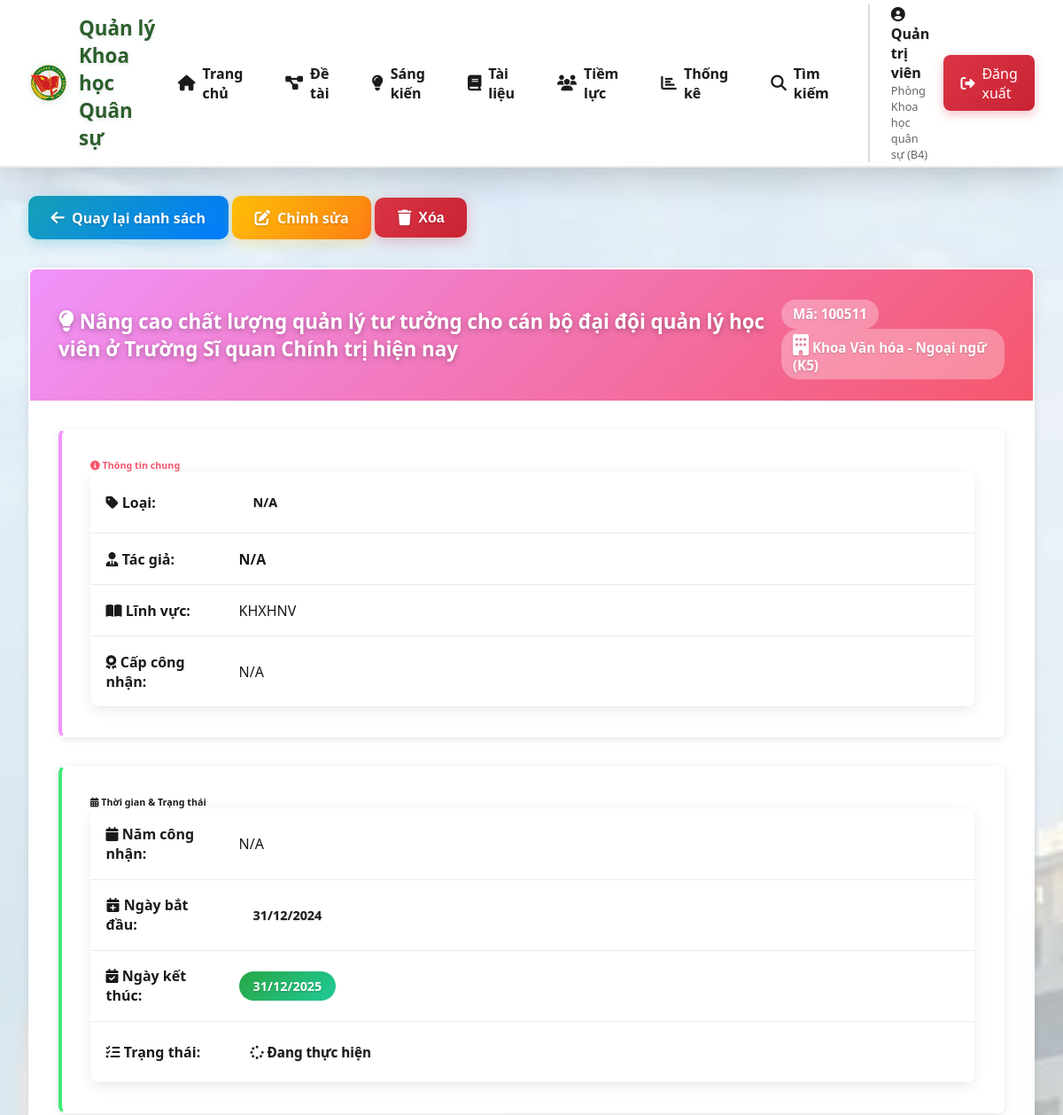
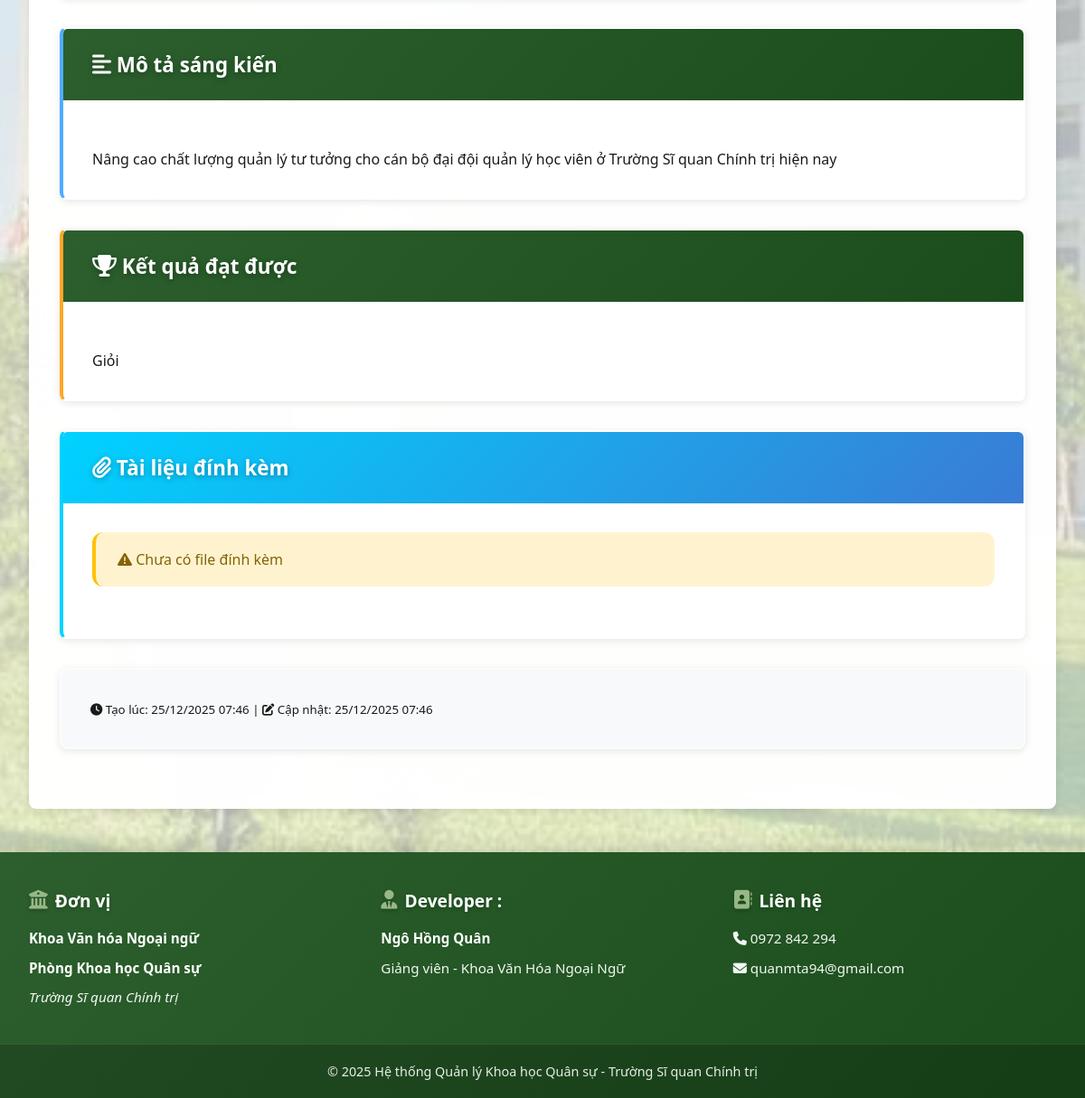
Screenshot of /sangkien/detail/1 (signed in) with the database file from the repository (2 pictures, top to bottom).
### models/__init__.py (models this page shows, shortened)
class User(UserMixin, db.Model):
    __tablename__ = 'users'
    id = db.Column(db.Integer, primary_key=True)
    username = db.Column(db.String(80), unique=True, nullable=False)
    email = db.Column(db.String(120), unique=True, nullable=False)
    password_hash = db.Column(db.String(255), nullable=False)
    full_name = db.Column(db.String(120), nullable=False)
    role = db.Column(db.String(20), default='user')  # admin, manager, user
    don_vi = db.Column(db.String(120))  # Đơn vị của người dùng
    created_at = db.Column(db.DateTime, default=datetime.utcnow)

class SangKien(db.Model):
    __tablename__ = 'sang_kien'
    id = db.Column(db.Integer, primary_key=True)
    ma_sang_kien = db.Column(db.String(50), unique=True, nullable=False)
    ten_sang_kien = db.Column(db.String(255), nullable=False)
    mo_ta = db.Column(db.Text)
    linh_vuc = db.Column(db.String(100))
    chu_nhiem = db.Column(db.String(120), nullable=False)
    don_vi = db.Column(db.String(120))
    cap_do = db.Column(db.String(50))  # Cấp nhà trường, Cấp bộ, Cấp nhà nước
    ngay_bat_dau = db.Column(db.Date)
    ngay_ket_thuc = db.Column(db.Date)
    trang_thai = db.Column(db.String(50), default='Đang thực hiện')
    ket_qua = db.Column(db.Text)
    file_word = db.Column(db.String(255))
    file_word_content = db.Column(db.Text)
    bien_ban_ban = db.Column(db.String(255))
    bien_ban_de_cuong = db.Column(db.String(255))
    bien_ban_nghiem_thu = db.Column(db.String(255))
    file_sau_sua = db.Column(db.String(255))
    created_by = db.Column(db.Integer, db.ForeignKey('users.id'))
    created_at = db.Column(db.DateTime, default=datetime.utcnow)
    updated_at = db.Column(db.DateTime, default=datetime.utcnow, onupdate=datetime.utcnow)
    creator = db.relationship('User', backref='sang_kien_created')
    ban_thanh_vien = db.relationship('BanSangKien', backref='sang_kien', lazy=True, cascade='all, delete-orphan')
    hoi_dong_de_cuong = db.relationship('HoiDongDeCuongSangKien', backref='sang_kien', lazy=True, cascade='all, delete-orphan')
    hoi_dong_nghiem_thu = db.relationship('HoiDongNghiemThuSangKien', backref='sang_kien', lazy=True, cascade='all, delete-orphan')

### routes/main.py (the view)
@main_bp.route('/sangkien/detail/<int:id>')
@login_required
def sangkien_detail(id):
    sangkien = SangKien.query.get_or_404(id)
    return render_template('sangkien/detail.html', sangkien=sangkien)

### templates/sangkien/detail.html (shortened to what this page needs)
{% extends "base.html" %}
{% block content %}
<div style="margin-bottom: 2rem;">
    <a href="{{ url_for('main.sangkien_list') }}" class="btn btn-info">
        <i class="fas fa-arrow-left"></i> Quay lại danh sách
    </a>
    {% if current_user.role == 'admin' or current_user.don_vi == sangkien.don_vi %}
    <a href="{{ url_for('main.sangkien_edit', id=sangkien.id) }}" class="btn btn-warning">
        <i class="fas fa-edit"></i> Chỉnh sửa
    </a>
    <form method="POST" action="{{ url_for('main.sangkien_delete', id=sangkien.id) }}" style="display: inline;"
          onsubmit="return confirm('Bạn có chắc chắn muốn xóa sáng kiến này?');">
        <button type="submit" class="btn btn-danger">
            <i class="fas fa-trash"></i> Xóa
        </button>
    </form>
    {% endif %}
</div>
<div class="card">
    <div class="card-header" style="background: linear-gradient(135deg, #f093fb 0%, #f5576c 100%); color: white;">
        <h4 style="margin: 0;"><i class="fas fa-lightbulb"></i> {{ sangkien.ten_sang_kien }}</h4>
        <div style="margin-top: 0.5rem;">
            <span class="badge" style="background-color: rgba(255,255,255,0.3); font-size: 0.95rem; padding: 0.4rem 0.8rem;">
                Mã: {{ sangkien.ma_sang_kien }}
            </span>
            <span class="badge" style="background-color: rgba(255,255,255,0.3); font-size: 0.95rem; padding: 0.4rem 0.8rem;">
                <i class="fas fa-building"></i> {{ sangkien.don_vi }}
            </span>
        </div>
    </div>
    <div class="card-body">
        <div class="row">
            <div class="col-md-6">
                <div class="card mb-3" style="border-left: 4px solid #f093fb;">
                    <div class="card-body">
                        <h6 style="color: #f5576c;"><i class="fas fa-info-circle"></i> Thông tin chung</h6>
                        <table class="table table-borderless table-sm">
                            <tr>
                                <td style="width: 150px;"><strong><i class="fas fa-tag"></i> Loại:</strong></td>
                                <td>
                                    <span class="badge badge-primary" style="font-size: 0.9rem;">
                                        {{ sangkien.loai or 'N/A' }}
                                    </span>
                                </td>
                            </tr>
                            <tr>
                                <td><strong><i class="fas fa-user-tie"></i> Tác giả:</strong></td>
                                <td><strong class="text-primary">{{ sangkien.tac_gia or 'N/A' }}</strong></td>
                            </tr>
                            <tr>
                                <td><strong><i class="fas fa-book-open"></i> Lĩnh vực:</strong></td>
                                <td>{{ sangkien.linh_vuc or 'N/A' }}</td>
                            </tr>
                            <tr>
                                <td><strong><i class="fas fa-award"></i> Cấp công nhận:</strong></td>
                                <td>
                                    {% if sangkien.cap_cong_nhan %}
                                        <span class="badge badge-warning">{{ sangkien.cap_cong_nhan }}</span>
                                    {% else %}
                                        N/A
                                    {% endif %}
                                </td>
                            </tr>
                        </table>
                    </div>
                </div>
            </div>
            <div class="col-md-6">
                <div class="card mb-3" style="border-left: 4px solid #43e97b;">
                    <div class="card-body">
                        <h6 class="text-success"><i class="fas fa-calendar-alt"></i> Thời gian & Trạng thái</h6>
                        <table class="table table-borderless table-sm">
                            <tr>
                                <td style="width: 150px;"><strong><i class="fas fa-calendar"></i> Năm công nhận:</strong></td>
                                <td>
                                    {% if sangkien.nam_cong_nhan %}
                                        <span class="badge badge-info">{{ sangkien.nam_cong_nhan }}</span>
                                    {% else %}
                                        N/A
                                    {% endif %}
                                </td>
                            </tr>
                            <tr>
                                <td><strong><i class="fas fa-calendar-plus"></i> Ngày bắt đầu:</strong></td>
                                <td>
                                    {% if sangkien.ngay_bat_dau %}
                                        <span class="badge badge-primary">{{ sangkien.ngay_bat_dau.strftime('%d/%m/%Y') }}</span>
                                    {% else %}
                                        N/A
                                    {% endif %}
                                </td>
                            </tr>
                            <tr>
                                <td><strong><i class="fas fa-calendar-check"></i> Ngày kết thúc:</strong></td>
                                <td>
                                    {% if sangkien.ngay_ket_thuc %}
                                        <span class="badge badge-success">{{ sangkien.ngay_ket_thuc.strftime('%d/%m/%Y') }}</span>
                                    {% else %}
                                        N/A
                                    {% endif %}
                                </td>
                            </tr>
                            <tr>
                                <td><strong><i class="fas fa-tasks"></i> Trạng thái:</strong></td>
                                <td>
                                    {% if sangkien.trang_thai == 'Hoàn thành' %}
                                        <span class="badge badge-success" style="font-size: 0.95rem; padding: 0.4rem 0.8rem;">
                                            <i class="fas fa-check-circle"></i> {{ sangkien.trang_thai }}
                                        </span>
                                    {% elif sangkien.trang_thai == 'Đang thực hiện' %}
                                        <span class="badge badge-primary" style="font-size: 0.95rem; padding: 0.4rem 0.8rem;">
                                            <i class="fas fa-spinner"></i> {{ sangkien.trang_thai }}
                                        </span>
                                    {% elif sangkien.trang_thai == 'Chờ duyệt' %}
                                        <span class="badge badge-warning" style="font-size: 0.95rem; padding: 0.4rem 0.8rem;">
                                            <i class="fas fa-clock"></i> {{ sangkien.trang_thai }}
                                        </span>
                                    {% else %}
                                        <span class="badge badge-secondary" style="font-size: 0.95rem; padding: 0.4rem 0.8rem;">
                                            {{ sangkien.trang_thai or 'N/A' }}
                                        </span>
                                    {% endif %}
                                </td>
                            </tr>
                        </table>
                    </div>
                </div>
            </div>
        </div>
        {% if sangkien.mo_ta %}
        <div class="card mb-3" style="border-left: 4px solid #4facfe;">
            <div class="card-header bg-light">
                <strong><i class="fas fa-align-left"></i> Mô tả sáng kiến</strong>
            </div>
            <div class="card-body" style="white-space: pre-line;">
                {{ sangkien.mo_ta }}
            </div>
        </div>
        {% endif %}
        <div class="row">
            {% if sangkien.ket_qua %}
            <div class="col-md-6">
                <div class="card mb-3" style="border-left: 4px solid #ffa726;">
                    <div class="card-header" style="background-color: #fff3e0;">
                        <strong><i class="fas fa-trophy"></i> Kết quả đạt được</strong>
                    </div>
                    <div class="card-body" style="white-space: pre-line;">
                        {{ sangkien.ket_qua }}
                    </div>
                </div>
            </div>
            {% endif %}
        </div>
        <div class="card" style="border-left: 4px solid #00d2ff;">
            <div class="card-header" style="background: linear-gradient(135deg, #00d2ff 0%, #3a7bd5 100%); color: white;">
                <strong><i class="fas fa-paperclip"></i> Tài liệu đính kèm</strong>
            </div>
            <div class="card-body">
                <div class="row">
                    {% if not sangkien.file_sang_kien and not sangkien.giay_chung_nhan and not sangkien.bao_cao_ung_dung %}
                    <div class="col-12">
                        <div class="alert alert-warning">
                            <i class="fas fa-exclamation-triangle"></i> Chưa có file đính kèm
                        </div>
                    </div>
                    {% endif %}
                </div>
            </div>
        </div>
        <div class="card mt-3" style="background-color: #f8f9fa;">
            <div class="card-body">
                <small class="text-muted">
                    <i class="fas fa-clock"></i> Tạo lúc: {{ sangkien.created_at.strftime('%d/%m/%Y %H:%M') if sangkien.created_at else 'N/A' }}
                    {% if sangkien.updated_at %}
                        | <i class="fas fa-edit"></i> Cập nhật: {{ sangkien.updated_at.strftime('%d/%m/%Y %H:%M') }}
                    {% endif %}
                </small>
            </div>
        </div>
    </div>
</div>
{% endblock %}

### templates/base.html (shortened to what this page needs)
<!DOCTYPE html>
<html lang="vi">
<head>
    <link rel="stylesheet" href="{{ url_for('static', filename='css/style.css') }}">
    <link rel="stylesheet" href="https://cdnjs.cloudflare.com/ajax/libs/font-awesome/6.4.0/css/all.min.css">
</head>
<body>
    {% if current_user.is_authenticated %}
    <nav class="navbar">
        <div class="navbar-container">
            <a href="{{ url_for('main.dashboard') }}" class="navbar-brand">
                <img src="{{ url_for('static', filename='images/logo.png') }}" alt="Logo">
                <span class="desktop-only">Quản lý Khoa học Quân sự</span>
            </a>
            <div class="navbar-menu" id="navbarMenu">
                <a href="{{ url_for('main.dashboard') }}" class="nav-link">
                    <i class="fas fa-home"></i> Trang chủ
                </a>
                <a href="{{ url_for('main.detai_list') }}" class="nav-link">
                    <i class="fas fa-project-diagram"></i> Đề tài
                </a>
                <a href="{{ url_for('main.sangkien_list') }}" class="nav-link">
                    <i class="fas fa-lightbulb"></i> Sáng kiến
                </a>
                <a href="{{ url_for('main.giaotrinh_list') }}" class="nav-link">
                    <i class="fas fa-book"></i> Tài liệu
                </a>
                <a href="{{ url_for('main.tiemluc_list') }}" class="nav-link">
                    <i class="fas fa-users"></i> Tiềm lực
                </a>
                <a href="{{ url_for('main.thongke') }}" class="nav-link">
                    <i class="fas fa-chart-bar"></i> Thống kê
                </a>
                <a href="{{ url_for('main.timkiem') }}" class="nav-link">
                    <i class="fas fa-search"></i> Tìm kiếm
                </a>
                <div class="user-section">
                    <div class="user-info">
                        <span class="user-name">
                            <i class="fas fa-user-circle"></i> {{ current_user.full_name }}
                        </span>
                        {% if current_user.don_vi %}
                        <span class="user-unit">{{ current_user.don_vi }}</span>
                        {% endif %}
                    </div>
                    <a href="{{ url_for('auth.logout') }}" class="btn-logout">
                        <i class="fas fa-sign-out-alt"></i> Đăng xuất
                    </a>
                </div>
            </div>
        </div>
    </nav>
    {% endif %}
    <div class="container">
        {% block content %}{% endblock %}
    </div>
    <footer class="footer">
        <div class="footer-container">
            <div class="footer-section">
                <h4><i class="fas fa-university"></i> Đơn vị</h4>
                <p><strong>Khoa Văn hóa Ngoại ngữ</strong></p>
                <p><strong>Phòng Khoa học Quân sự</strong></p>
                <p><em><a href="http://daihocchinhtri.edu.vn/">Trường Sĩ quan Chính trị</a></em></p>
            </div>
            <div class="footer-section">
                <h4><i class="fas fa-user-tie"></i> Developer :</h4>
                <p><strong>Ngô Hồng Quân</strong></p>
                <p>Giảng viên - Khoa Văn Hóa Ngoại Ngữ</p>
            </div>
            <div class="footer-section">
                <h4><i class="fas fa-address-book"></i> Liên hệ</h4>
                <p><i class="fas fa-phone"></i> <a href="tel:0972842294">0972 842 294</a></p>
                <p><i class="fas fa-envelope"></i> <a href="mailto:quanmta94@gmail.com">quanmta94@gmail.com</a></p>
            </div>
        </div>
        <div class="footer-bottom">
            <p>&copy; 2025 Hệ thống Quản lý Khoa học Quân sự - Trường Sĩ quan Chính trị</p>
        </div>
    </footer>
</body>
</html>

### templates/sangkien/detail.html (style rules this page uses)
.card { box-shadow: 0 2px 8px rgba(0,0,0,0.1); border-radius: 8px; }
.table td, .table th { vertical-align: middle; }

### rows the page displays
User: full_name "Quản trị viên", don_vi "Phòng Khoa học quân sự (B4)"
SangKien: ten_sang_kien "Nâng cao chất lượng quản lý tư tưởng cho cán bộ đại đội quản lý học viên ở Trường Sĩ quan Chính trị hiện nay", ma_sang_kien "100511", don_vi "Khoa Văn hóa - Ngoại ngữ (K5)", linh_vuc "KHXHNV", ngay_bat_dau "31/12/2024", ngay_ket_thuc "31/12/2025", trang_thai "Đang thực hiện", mo_ta "Nâng cao chất lượng quản lý tư tưởng cho cán bộ đại đội quản lý học viên ở Trường Sĩ quan Chính trị hiện nay", ket_qua "Giỏi", created_at "25/12/2025 07:46", updated_at "25/12/2025 07:46"

### other values shown
{{ sangkien.loai or 'N/A' }} "N/A"
{{ sangkien.tac_gia or 'N/A' }} "N/A"
